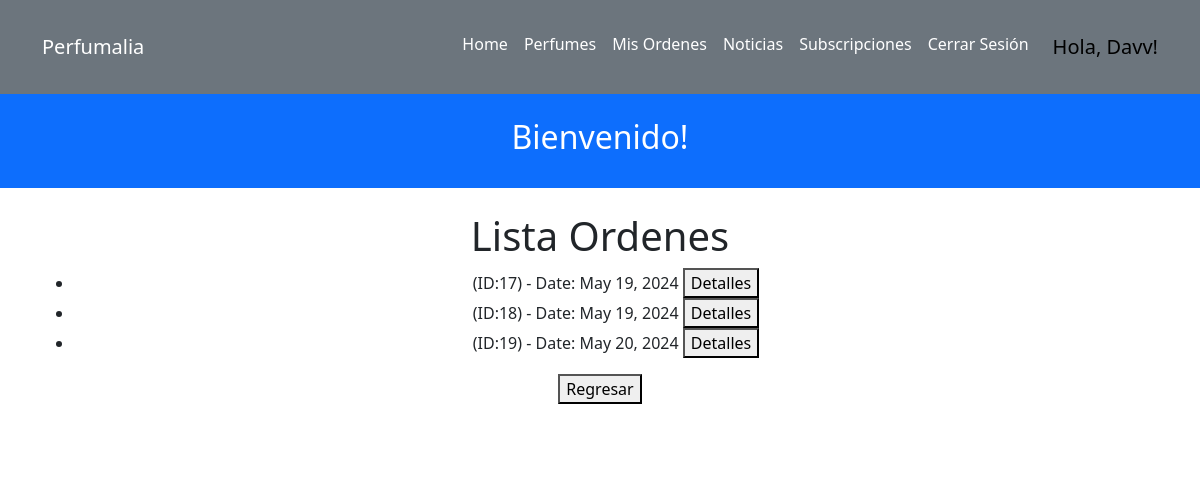
/order (signed in), run on the app's committed database.
### store/models.py (models this page shows, shortened)
class User(AbstractBaseUser, PermissionsMixin):
    userID = models.AutoField(primary_key=True)
    name = models.CharField(max_length=100)
    email = models.EmailField(max_length=100, unique=True)
    address = models.CharField(max_length=200)
    cellphoneNumber = models.CharField(max_length=20)
    dateOfBirth = models.DateField()
    password = models.CharField(max_length=128)
    is_active = models.BooleanField(default=True)
    is_staff = models.BooleanField(default=False)
    objects = CustomUserManager()
    USERNAME_FIELD = 'email'
    REQUIRED_FIELDS = ['name', 'address', 'cellphoneNumber', 'dateOfBirth']

class Order(models.Model):
    orderID = models.AutoField(primary_key=True)
    orderItems = models.ManyToManyField(Perfume, through='OrderItem')
    userID = models.ForeignKey(settings.AUTH_USER_MODEL, on_delete=models.CASCADE)
    orderStatus = models.CharField(max_length=50)
    orderDate = models.DateField(auto_now_add=True)

### store/views.py (the view)
# urls.py: path("order", OrdersPageView.as_view(), name='orders'),
@method_decorator(login_required, name='dispatch')
class OrdersPageView(TemplateView):
    template_name = 'orders.html'
    def get(self, request):
        orders = Order.objects.filter(userID=request.user)
        return render(request, self.template_name, {'orders': orders})

### store/contextProcessors.py (called while the page is built)
def cart_items_count(request):
    if request.user.is_authenticated:
        try:
            cart = ShoppingCart.objects.get(userID=request.user)
            cart_items_count = cart.cartitem_set.count()
        except ShoppingCart.DoesNotExist:
            cart_items_count = 0
    else:
        cart_items_count = 0
    return {'cart_items_count': cart_items_count}

### store/templates/orders.html (shortened to what this page needs)
{% extends 'base.html' %}
{% block content %}
<div class="text-center">
  <h1>Lista Ordenes</h1>
  <ul>
      {% for order in orders %}
          <li>(ID:{{ order.orderID }}) - Date: {{ order.orderDate }}
              <a href="{% url 'orderdetails' order.orderID %}">
                  <button>Detalles</button>
              </a>
          </li>
      {% endfor %}
  </ul>
  <a href="/">
      <button>Regresar</button>
  </a>
</div>
{% endblock %}

### store/templates/base.html (shortened to what this page needs)
{% load static %}
<!doctype html>
<html lang="en">
<head>
  <link href="https://cdn.jsdelivr.net/npm/bootstrap@5.3.0-alpha1/dist/css/bootstrap.min.css" rel="stylesheet" />
</head>
<body>
  <nav class="navbar navbar-expand-lg navbar-dark bg-secondary py-4">
    <div class="container">
      <a class="navbar-brand" href="{% url 'home' %}"> Perfumalia</a>
      <div class="collapse navbar-collapse" id="navbarNavAltMarkup">
        <div class="navbar-nav ms-auto">
          <a class="nav-link active" href="{% url 'home' %}">Home</a>
          {% if user.is_authenticated %}
            <a class="nav-link active" href="{% url 'perfumes' %}">Perfumes</a>
            <a class="nav-link active" href="{% url 'orders' %}">Mis Ordenes</a>
            <a class="nav-link active" href="{% url 'news' %}">Noticias</a>
            <a class="nav-link active" href="{% url 'subscriptions' %}">Subscripciones</a>
            <a class="nav-link active" href="{% url 'logout' %}">Cerrar Sesión</a>
            <span class="navbar-text ms-3" style="font-size: 1.25rem; color: black;">Hola, {{ user.name }}!</span>
          {% else %}
            <a class="nav-link active" href="{% url 'login' %}">Inicia Sesion</a>
            <a class="nav-link active" href="{% url 'register' %}">Registrate</a>
          {% endif %}
        </div>
      </div>
    </div>
  </nav>
  <header class="masthead bg-primary text-white text-center py-4">
    <div class="container d-flex align-items-center flex-column">
      <h2>{% block header_title %}Bienvenido!{% endblock %}</h2>
    </div>
  </header>
  <div class="container my-4">
    {% block content %}
    {% endblock %}
  </div>
  {% block footer %}
  <div class="copyright py-4 text-center text-white">
    <div class="container">
      <small>
        Copyright - <a class="text-reset fw-bold text-decoration-none" target="_blank"
          href="https://twitter.com/danielgarax">
        </a>
      </small>
    </div>
  </div>
  {% endblock %}
</body>
</html>

### data on the page
User: name "Davv"
Order: orderID "17", orderDate "May 19, 2024"
Order: orderID "18", orderDate "May 19, 2024"
Order: orderID "19", orderDate "May 20, 2024"
